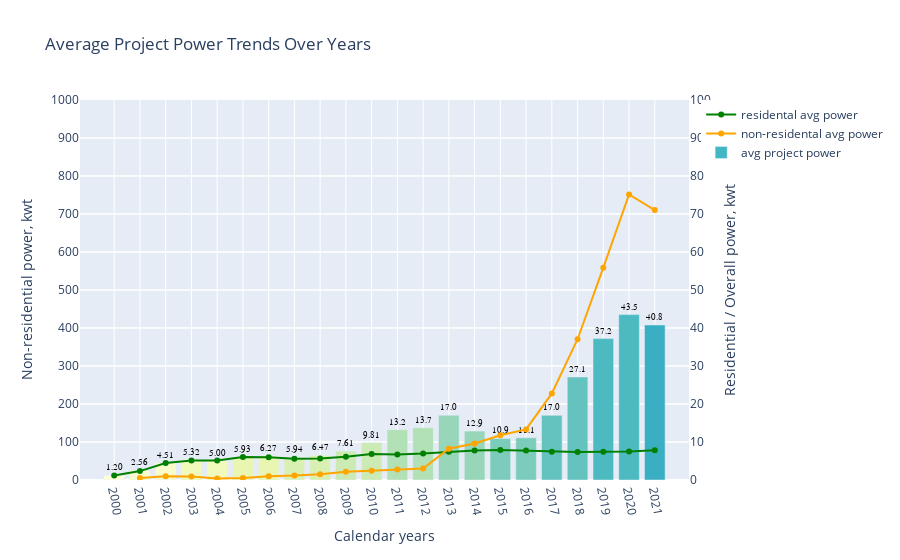

The notebook cell saved with this chart:
### Code cell
data = [
    go.Scatter(
        x=kwt_project.loc[kwt_project['sector'] == 'Residential', 'calendar_year'],
        y=kwt_project.loc[kwt_project['sector'] == 'Residential', 'avg_kwt_per_project_sectors'], 
        yaxis='y2',
        hovertemplate="<b>Year: %{x}</b><br>Res avg power: %{y:.1f} kw",
        name='residental avg power',
        mode='markers+lines+text',
        marker=dict(
            sizemin=10,
            color='green',
            )),
    go.Scatter(
        x=kwt_project.loc[kwt_project['sector'] == 'Non-Residential', 'calendar_year'],
        y=kwt_project.loc[kwt_project['sector'] == 'Non-Residential', 'avg_kwt_per_project_sectors'], 
        yaxis='y1',
         hovertemplate="<b>Year: %{x}</b><br>Non-res avg power: %{y:.1f} kw",
        name='non-residental avg power',
        mode='markers+lines+text',
        marker=dict(
            sizemin=10,
            color='orange',
            )),
    go.Bar(x=kwt_project['calendar_year'].unique(), 
           y=kwt_project['avg_kwt_per_project'].unique(), 
           yaxis='y2',
           text=kwt_project['avg_kwt_per_project'].unique(), 
           texttemplate='%{text:.3s}', 
           textposition='outside', 
           textfont=dict(family='sans serif', size=9, color='black'),
           hovertemplate="<b>Year: %{x}</b><br>Both sectors avg power: %{y:.1f} kw",
           name='avg project power',
           marker=dict(
                colorscale='ylgnbu',
                color=kwt_project['calendar_year'],
                ))
]

figure = go.Figure(
    data=data,
    layout=go.Layout(
        xaxis=dict(title='Calendar years', type='category', tickangle=80, showgrid=True),
        yaxis=dict(title='Non-residential power, kwt', overlaying='y2', range=[0, 1000], tick0=0, dtick=100),
        yaxis2=dict(title='Residential / Overall power, kwt', side='right', range=[0, 100], tick0=0, dtick=10),
        title='Average Project Power Trends Over Years'
    ))
figure.show();

### Figure 1 — Plotly figure (JSON) as saved in the notebook; plotly's stock layout.template omitted (floating-point values rounded to 4 significant figures)
{"data": [{"hovertemplate": "<b>Year: %{x}</b><br>Res avg power: %{y:.1f} kw", "marker": {"color": "green", "sizemin": 10}, "mode": "markers+lines+text", "name": "residental avg power", "type": "scatter", "x": [2000, 2001, 2002, 2003, 2004, 2005, 2006, 2007, 2008, 2009, 2010, 2011, 2012, 2013, 2014, 2015, 2016, 2017, 2018, 2019, 2020, 2021], "y": [1.2, 2.348, 4.477, 5.136, 5.135, 6.049, 6.018, 5.578, 5.672, 6.106, 6.845, 6.714, 6.962, 7.405, 7.788, 7.899, 7.746, 7.403, 7.4, 7.425, 7.509, 7.823], "yaxis": "y2"}, {"hovertemplate": "<b>Year: %{x}</b><br>Non-res avg power: %{y:.1f} kw", "marker": {"color": "orange", "sizemin": 10}, "mode": "markers+lines+text", "name": "non-residental avg power", "type": "scatter", "x": [2001, 2002, 2003, 2004, 2005, 2006, 2007, 2008, 2009, 2010, 2011, 2012, 2013, 2014, 2015, 2016, 2017, 2018, 2019, 2020, 2021], "y": [5.06, 10, 9.322, 4.254, 5.274, 10.01, 11.57, 15.13, 21.88, 24.6, 27.7, 30.47, 82.24, 96.21, 117.6, 133.0, 227.8, 370.4, 558.7, 751.6, 710.3], "yaxis": "y"}, {"hovertemplate": "<b>Year: %{x}</b><br>Both sectors avg power: %{y:.1f} kw", "marker": {"color": [2000, 2001, 2001, 2002, 2002, 2003, 2003, 2004, 2004, 2005, 2005, 2006, 2006, 2007, 2007, 2008, 2008, 2009, 2009, 2010, 2010, 2011, 2011, 2012, 2012, 2013, 2013, 2014, 2014, 2015, 2015, 2016, 2016, 2017, 2017, 2018, 2018, 2019, 2019, 2020, 2020, 2021, 2021], "colorscale": [[0, "rgb(255,255,217)"], [0.125, "rgb(237,248,177)"], [0.25, "rgb(199,233,180)"], [0.375, "rgb(127,205,187)"], [0.5, "rgb(65,182,196)"], [0.625, "rgb(29,145,192)"], [0.75, "rgb(34,94,168)"], [0.875, "rgb(37,52,148)"], [1, "rgb(8,29,88)"]]}, "name": "avg project power", "text": [1.2, 2.557, 4.507, 5.316, 5.002, 5.929, 6.274, 5.938, 6.469, 7.612, 9.814, 13.25, 13.74, 17.04, 12.87, 10.93, 11.11, 17.02, 27.1, 37.2, 43.53, 40.8], "textfont": {"color": "black", "family": "sans serif", "size": 9}, "textposition": "outside", "texttemplate": "%{text:.3s}", "type": "bar", "x": [2000, 2001, 2002, 2003, 2004, 2005, 2006, 2007, 2008, 2009, 2010, 2011, 2012, 2013, 2014, 2015, 2016, 2017, 2018, 2019, 2020, 2021], "y": [1.2, 2.557, 4.507, 5.316, 5.002, 5.929, 6.274, 5.938, 6.469, 7.612, 9.814, 13.25, 13.74, 17.04, 12.87, 10.93, 11.11, 17.02, 27.1, 37.2, 43.53, 40.8], "yaxis": "y2"}], "layout": {"title": {"text": "Average Project Power Trends Over Years"}, "xaxis": {"showgrid": true, "tickangle": 80, "title": {"text": "Calendar years"}, "type": "category"}, "yaxis": {"dtick": 100, "overlaying": "y2", "range": [0, 1000], "tick0": 0, "title": {"text": "Non-residential power, kwt"}}, "yaxis2": {"dtick": 10, "range": [0, 100], "side": "right", "tick0": 0, "title": {"text": "Residential / Overall power, kwt"}}}}
